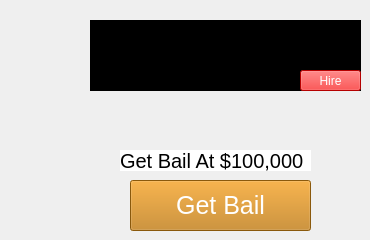
     <widget class="QWidget" name="stationPage">
      <property name="styleSheet">
       <string notr="true">border-image: url(:/images/images/station.jpg);</string>
      </property>
      <widget class="QTextEdit" name="textEdit">
       <property name="geometry">
        <rect>
         <x>90</x>
         <y>20</y>
         <width>271</width>
         <height>71</height>
        </rect>
       </property>
       <property name="styleSheet">
        <string notr="true">border-image: none; 
background-color: black;</string>
       </property>
       <property name="html">
        <string>&lt;!DOCTYPE HTML PUBLIC &quot;-//W3C//DTD HTML 4.0//EN&quot; &quot;http://www.w3.org/TR/REC-html40/strict.dtd&quot;&gt;
&lt;html&gt;&lt;head&gt;&lt;meta name=&quot;qrichtext&quot; content=&quot;1&quot; /&gt;&lt;style type=&quot;text/css&quot;&gt;
p, li { white-space: pre-wrap; }
&lt;/style&gt;&lt;/head&gt;&lt;body style=&quot; font-family:'Cantarell'; font-size:11pt; font-weight:400; font-style:normal;&quot;&gt;
&lt;p style=&quot; margin-top:12px; margin-bottom:12px; margin-left:0px; margin-right:0px; -qt-block-indent:0; text-indent:0px;&quot;&gt;&lt;span style=&quot; font-family:'Cantarell'; font-size:9pt; font-weight:600;&quot;&gt;Hire a body Guard&lt;/span&gt;&lt;span style=&quot; font-family:'Cantarell'; font-size:9pt;&quot;&gt;&lt;br /&gt;reduces your chance of getting robbed by 50%&lt;br /&gt;hire at the rate of $20,000 per Game Cycle&lt;br /&gt;this cannot be undone&lt;/span&gt;&lt;/p&gt;&lt;/body&gt;&lt;/html&gt;</string>
       </property>
      </widget>
      <widget class="QWidget" name="widget_20" native="true">
       <property name="geometry">
        <rect>
         <x>0</x>
         <y>20</y>
         <width>91</width>
         <height>71</height>
        </rect>
       </property>
       <property name="styleSheet">
        <string notr="true">border-image: url(:/images/images/bodyguard.jpg)</string>
       </property>
      </widget>
      <widget class="QPushButton" name="hireBodyGuard">
       <property name="geometry">
        <rect>
         <x>300</x>
         <y>70</y>
         <width>61</width>
         <height>21</height>
        </rect>
       </property>
       <property name="styleSheet">
        <string notr="true">background-color: red;
border-image: none;
color: white;</string>
       </property>
       <property name="text">
        <string>Hire</string>
       </property>
      </widget>
      <widget class="QLabel" name="bailCostLabel">
       <property name="geometry">
        <rect>
         <x>120</x>
         <y>150</y>
         <width>191</width>
         <height>21</height>
        </rect>
       </property>
       <property name="styleSheet">
        <string notr="true">border-image: none;
background-color: white;
color:   black;
font-size: 20px;</string>
       </property>
       <property name="text">
        <string>Get Bail At $100,000</string>
       </property>
      </widget>
      <widget class="QPushButton" name="getBailButton">
       <property name="geometry">
        <rect>
         <x>130</x>
         <y>180</y>
         <width>181</width>
         <height>51</height>
        </rect>
       </property>
       <property name="styleSheet">
        <string notr="true">border-image: none;
background-color: rgb(193, 125, 17);
color:  white;
font-size: 25px;</string>
       </property>
       <property name="text">
        <string>Get Bail</string>
       </property>
      </widget>
     </widget>
